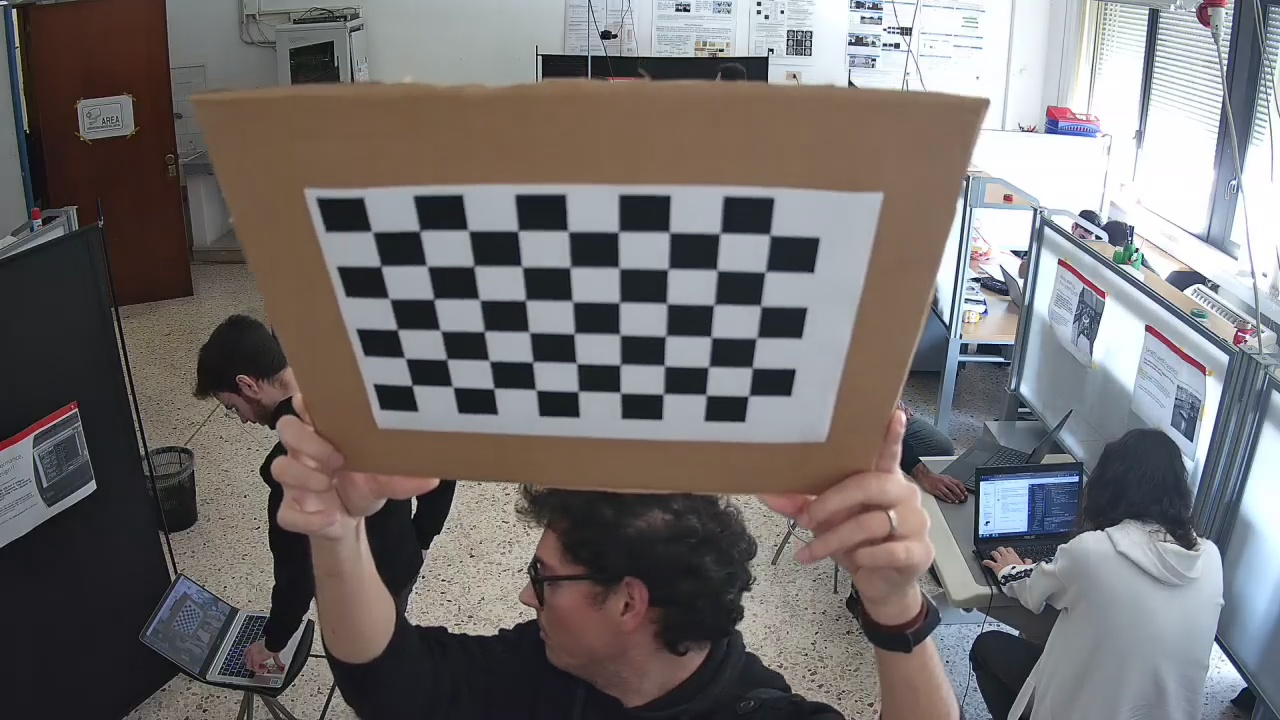
#> input picture Calibrazione/daiLaboratorio/checkboard/test-121519.jpeg, 1280 x 720 px; its folder holds only this picture in this run
$ jupyter execute zhang_calibration.ipynb
#> lines starting #> are read from the running program, lines starting #| are printed output that depends on the picture; after the words box and inside, x2 and y2 are one past the last pixel; in counts of white or black regions, pixels touching at a corner belong together
[cell 1]
import glob
import cv2
path_images = "Calibrazione\daiLaboratorio\checkboard"
images_list = glob.glob(f'{path_images}\*.jpeg')
for im in images_list:
    i = cv2.imread(im)
#> i is the input picture: shape (720, 1280, 3); mean B, G, R 111.4, 111.7, 115.6
    cv2.imshow(im,i)
    cv2.waitKey(0)
    cv2.destroyAllWindows()


print(images_list)

[cell 2]
import numpy as np
import cv2
import math
import glob


def find_correspondences(path_images, images_list, patternSize):
#> called with path_images = 'Calibrazione\\datiLaboratorio\\checkboard', patternSize = (6, 9)
    criteria = (cv2.TERM_CRITERIA_EPS + cv2.TERM_CRITERIA_MAX_ITER, 30, 0.001)

    img_points = [] #2D image points
    objp = np.zeros((1,patternSize[0] * patternSize[1], 3), np.float32)
    objp[0,:,:2] = np.mgrid[0:patternSize[0], 0:patternSize[1]].T.reshape(-1, 2)
    world_points  = []

    for im_name in images_list:
        im = cv2.imread(im_name)
        im_gray = cv2.cvtColor(im,cv2.COLOR_BGR2GRAY)
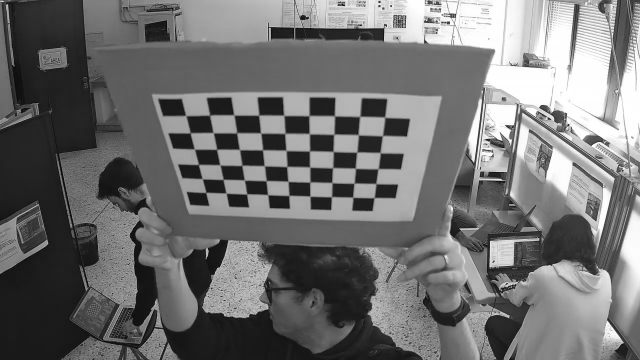
#> im_gray: shape (720, 1280) (shown at 1/2 size); min 0, max 255, mean 112.9

        retval, corners = cv2.findChessboardCorners(im, patternSize, cv2.CALIB_CB_ADAPTIVE_THRESH + cv2.CALIB_CB_FAST_CHECK + cv2.CALIB_CB_NORMALIZE_IMAGE)
#> retval = True; corners = 54 rows, first 8: [411.7, 385.4], [405.7, 359], [397.2, 329.7], [389.4, 298.6], [380.7, 266.4], [371, 230.9], [453.6, 387.7], [447.2, 358.5]
        if retval:
            world_points.append(objp)

            # refining pixel coordinates for given 2d points.
            corners = cv2.cornerSubPix(im_gray, corners, (11,11),(-1,-1), criteria)
#> corners = 54 rows, first 8: [412, 385.3], [405.1, 358.1], [397.2, 329.4], [389.3, 298.6], [380.8, 266.1], [372.1, 231.7], [452.6, 386.7], [446.7, 359.2]
            corners = np.squeeze(corners)
#> corners = 54 pairs, first value 372.1 to 769.9, second value 230.3 to 395.9
            img_points.append(corners)

            # Draw and display the corners
            im = cv2.drawChessboardCorners(im, patternSize, corners, retval)
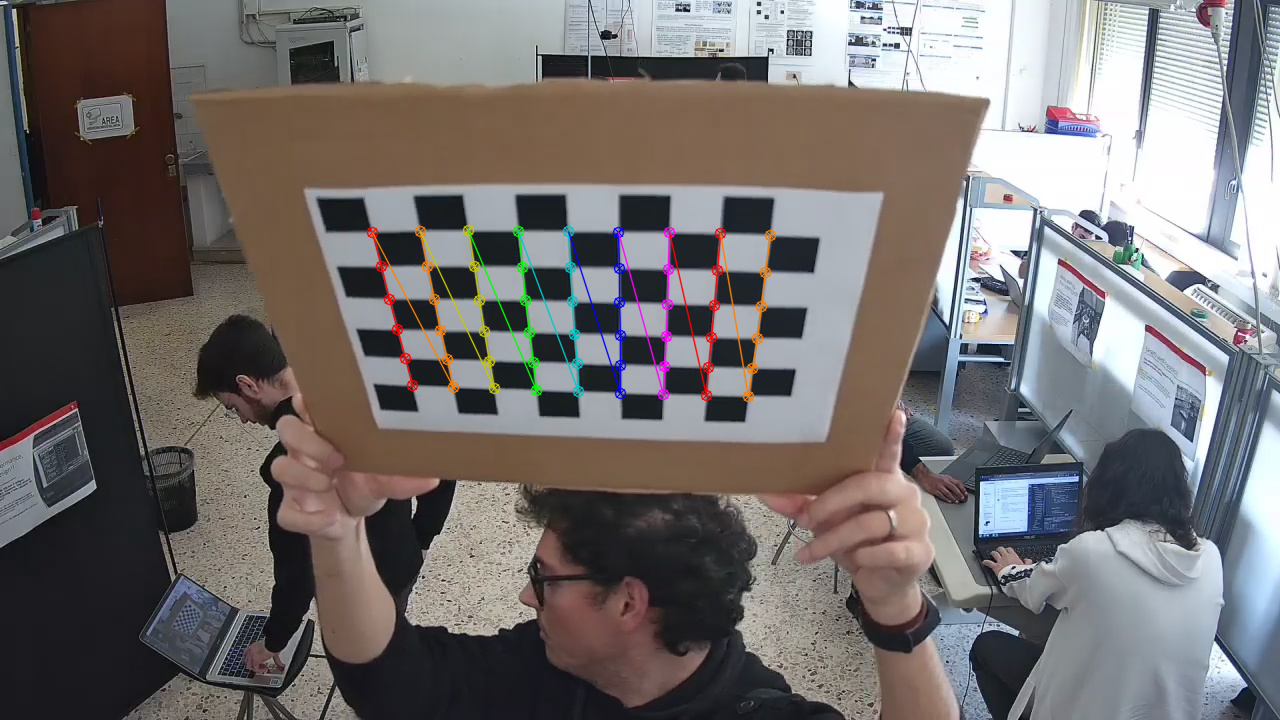
#> im: shape (720, 1280, 3); 1.38% of pixels changed, all inside (x1, y1, x2, y2) = (366, 224, 777, 403)
            cv2.imshow("im", im)
            cv2.waitKey(0)
            cv2.destroyAllWindows()
    return objp, img_points,world_points


#Set images
#np.set_printoptions(precision=2, suppress=True)


path_images = "Calibrazione\datiLaboratorio\checkboard"
images_list = glob.glob(f'{path_images}\*.jpeg')

patternSize = (6, 9) #rows xcols

#Find correspondences
objp, img_points, world_points = find_correspondences(path_images, images_list, patternSize)
#> objp = 54 rows, first 8: [0, 0, 0], [1, 0, 0], [2, 0, 0], [3, 0, 0], [4, 0, 0], [5, 0, 0], [0, 1, 0], [1, 1, 0]; img_points = 1 point arrays, longest 54 points; world_points = 1 item


im = cv2.imread(path_images+images_list[0])
retval, K_opencv, distCoeffs, rvecs, tvecs = cv2.calibrateCamera(world_points, img_points, im.shape[0:2],None, None, flags = cv2.CALIB_ZERO_TANGENT_DIST+cv2.CALIB_FIX_S1_S2_S3_S4+cv2.CALIB_FIX_K1+cv2.CALIB_FIX_K2+cv2.CALIB_FIX_K3+cv2.CALIB_FIX_K4+cv2.CALIB_FIX_K5+cv2.CALIB_FIX_K6)
#> retval = 0.794; K_opencv = [[1290.6, 0, 497.4], [0, 1646.2, 735.3], [0, 0, 1]]; distCoeffs = [[0, 0, 0, 0, 0]]; rvecs = ([0.883, 1.09, -1.37],); tvecs = ([-2.06, -6.58, 31.02],)
print("K With opencv")
print(K_opencv)
#| [[1.29057660e+03 0.00000000e+00 4.97409804e+02]
#|  [0.00000000e+00 1.64622001e+03 7.35335028e+02]
#|  [0.00000000e+00 0.00000000e+00 1.00000000e+00]]


#Test homographies
#test(path_images, images_list, patternSize, estimated_H, objp, img_points)

$ run again, on Calibrazione/daiLaboratorio/checkboard/test-121557.jpeg
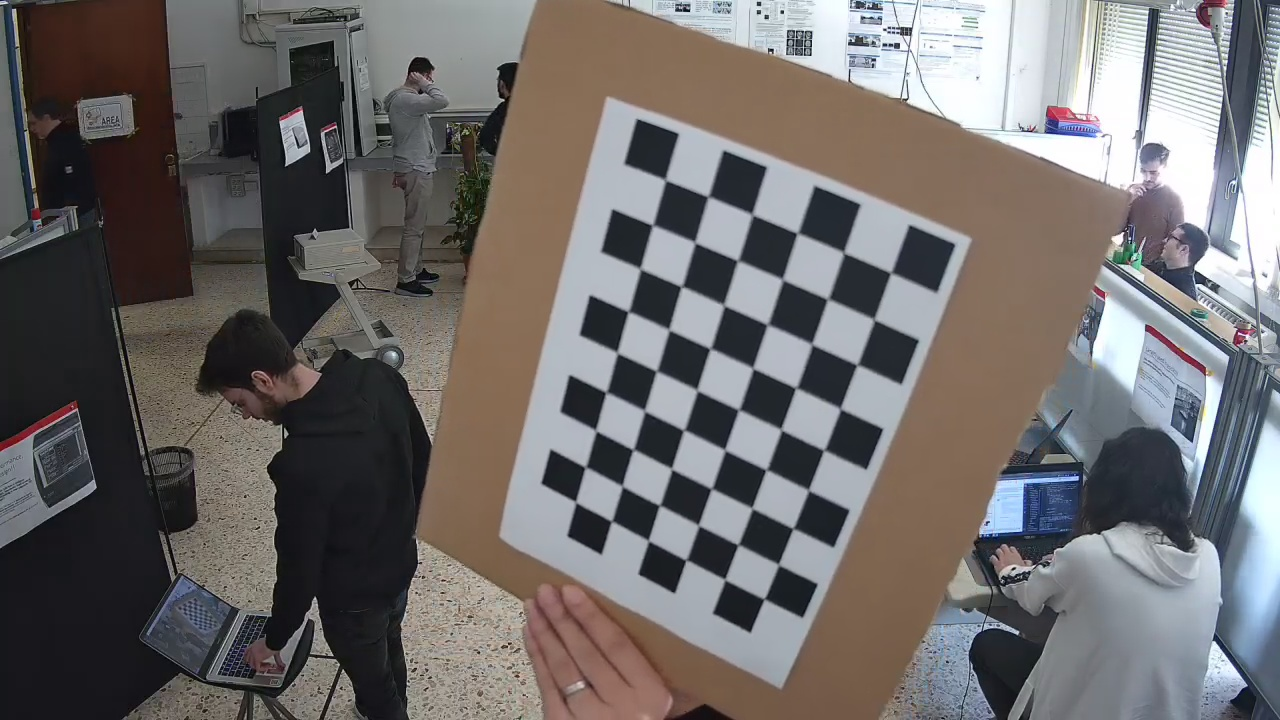
#> input picture Calibrazione/daiLaboratorio/checkboard/test-121557.jpeg, 1280 x 720 px
#> i is the input picture: shape (720, 1280, 3); mean B, G, R 106.6, 107.3, 110.8
#> in find_correspondences, `im_gray = cv2.cvtColor(im,cv2.COLOR_BGR2GRAY)`:
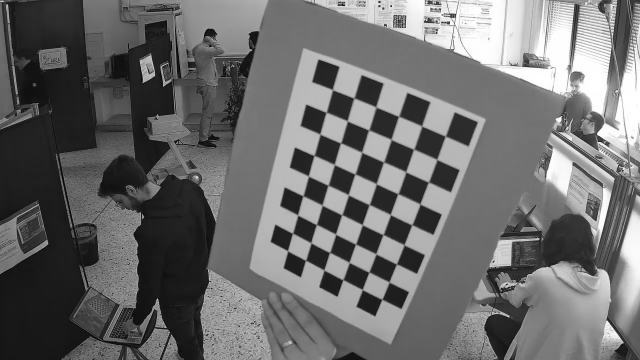
#> im_gray: shape (720, 1280) (shown at 1/2 size); min 0, max 255, mean 108.2
#> in find_correspondences, `retval, corners = cv2.findChessboardCorners(im, patternSize, cv2.CALIB..`: retval = True; corners = 54 rows, first 8: [665.5, 180], [707.4, 197], [750.1, 213.3], [796.2, 233.3], [842.9, 253.9], [890, 273.4], [651.3, 224.8], [694, 241.3]
#> in find_correspondences, `corners = cv2.cornerSubPix(im_gray, corners, (11,11),(-1,-1), criteria)`: corners = 54 rows, first 8: [665.3, 179.8], [708.2, 196.6], [752.2, 214.4], [797.4, 233.2], [843.7, 252.5], [890.9, 272.8], [652.7, 225.3], [694.9, 242.3]
#> in find_correspondences, `corners = np.squeeze(corners)`: corners = 54 pairs, first value 575.7 to 890.9, second value 179.8 to 599
#> in find_correspondences, `im = cv2.drawChessboardCorners(im, patternSize, corners, retval)`:
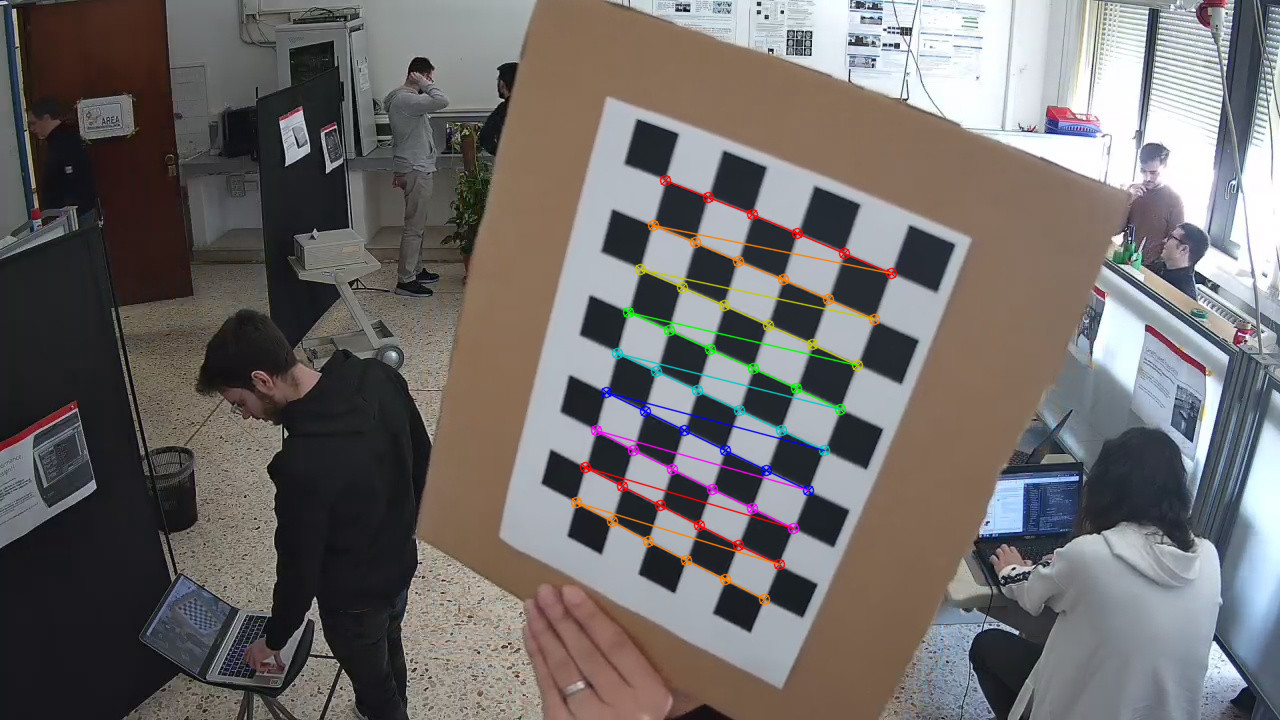
#> im: shape (720, 1280, 3); 1.66% of pixels changed, all inside (x1, y1, x2, y2) = (570, 174, 898, 606)
#> objp = 54 rows, first 8: [0, 0, 0], [1, 0, 0], [2, 0, 0], [3, 0, 0], [4, 0, 0], [5, 0, 0], [0, 1, 0], [1, 1, 0]; img_points = 1 point arrays, longest 54 points; world_points = 1 item
#> `retval, K_opencv, distCoeffs, rvecs, tvecs = cv2.calibrateCamera(world..`: retval = 0.682; K_opencv = [[1551.1, 0, 359.5], [0, 1574.8, 639.5], [0, 0, 1]]; distCoeffs = [[0, 0, 0, 0, 0]]; rvecs = ([0.626, 0.56, 0.35],); tvecs = ([6.24, -9.27, 31.68],)
#| [[1.55112220e+03 0.00000000e+00 3.59500000e+02]
#|  [0.00000000e+00 1.57482299e+03 6.39500000e+02]
#|  [0.00000000e+00 0.00000000e+00 1.00000000e+00]]

$ run again, on Calibrazione/daiLaboratorio/checkboard/test-12158.jpeg
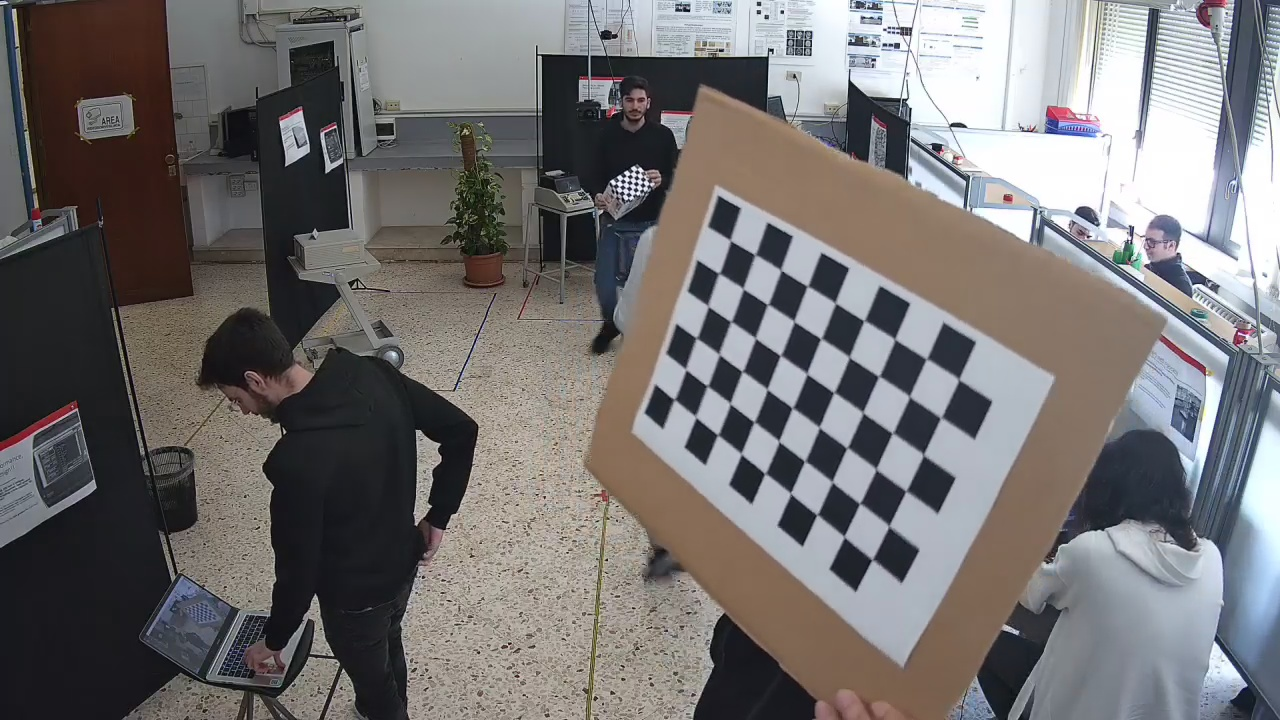
#> input picture Calibrazione/daiLaboratorio/checkboard/test-12158.jpeg, 1280 x 720 px
#> i is the input picture: shape (720, 1280, 3); mean B, G, R 113.4, 113.3, 116
#> in find_correspondences, `im_gray = cv2.cvtColor(im,cv2.COLOR_BGR2GRAY)`:
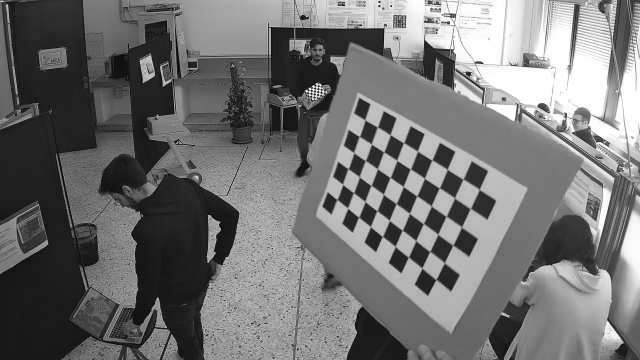
#> im_gray: shape (720, 1280) (shown at 1/2 size); min 0, max 255, mean 114.1
#> in find_correspondences, `retval, corners = cv2.findChessboardCorners(im, patternSize, cv2.CALIB..`: retval = True; corners = 54 rows, first 8: [674.3, 399.4], [685.7, 370.4], [695.6, 337.7], [708.5, 307], [718.4, 273.2], [730.3, 240.5], [696, 418], [706.7, 385.6]
#> in find_correspondences, `corners = cv2.cornerSubPix(im_gray, corners, (11,11),(-1,-1), criteria)`: corners = 54 rows, first 8: [674.2, 399.6], [685.7, 369.4], [696.5, 338.2], [708.1, 306], [719, 273.5], [730.3, 240.3], [695.8, 416.9], [707.4, 386.2]
#> in find_correspondences, `corners = np.squeeze(corners)`: corners = 54 pairs, first value 674.2 to 958.8, second value 240.3 to 559.5
#> in find_correspondences, `im = cv2.drawChessboardCorners(im, patternSize, corners, retval)`:
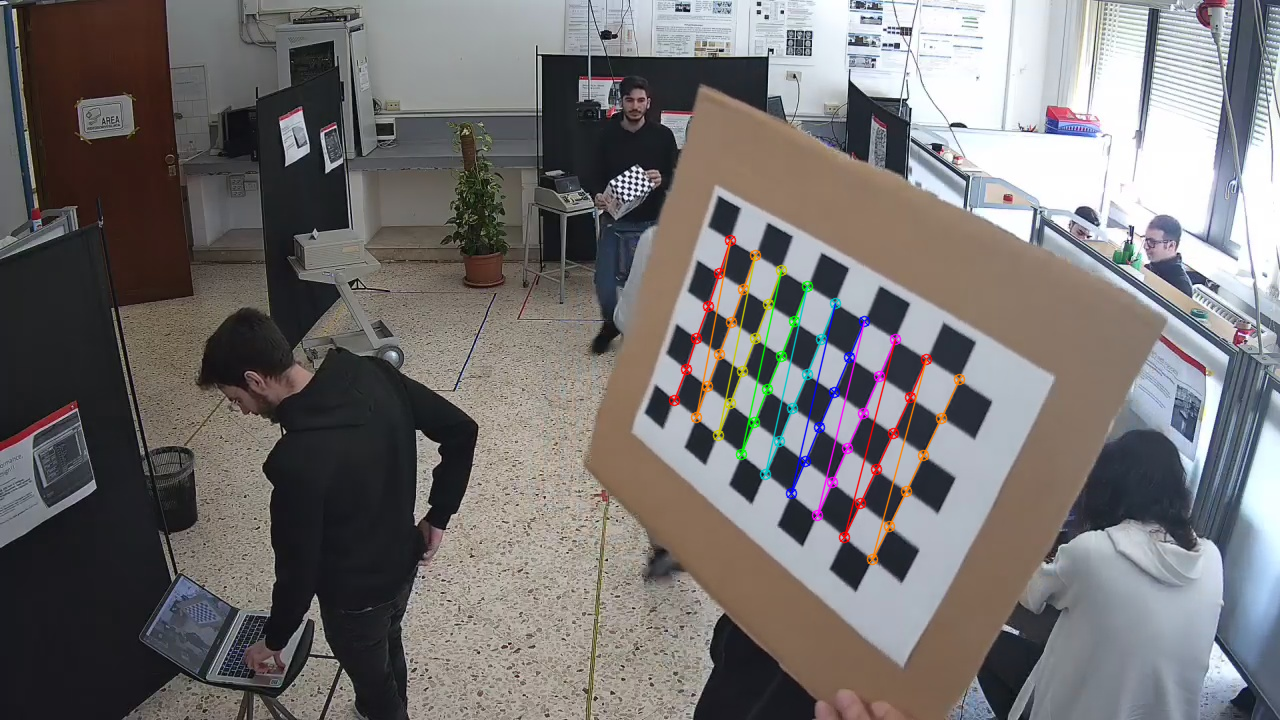
#> im: shape (720, 1280, 3); 1.45% of pixels changed, all inside (x1, y1, x2, y2) = (668, 234, 966, 566)
#> objp = 54 rows, first 8: [0, 0, 0], [1, 0, 0], [2, 0, 0], [3, 0, 0], [4, 0, 0], [5, 0, 0], [0, 1, 0], [1, 1, 0]; img_points = 1 point arrays, longest 54 points; world_points = 1 item
#> `retval, K_opencv, distCoeffs, rvecs, tvecs = cv2.calibrateCamera(world..`: retval = 0.604; K_opencv = [[1408.8, 0, 272.8], [0, 1351.9, 462.6], [0, 0, 1]]; distCoeffs = [[0, 0, 0, 0, 0]]; rvecs = ([-0.543, 1.09, -0.933],); tvecs = ([11.17, -1.81, 39.21],)
#| [[1.40880209e+03 0.00000000e+00 2.72835410e+02]
#|  [0.00000000e+00 1.35186505e+03 4.62603634e+02]
#|  [0.00000000e+00 0.00000000e+00 1.00000000e+00]]
